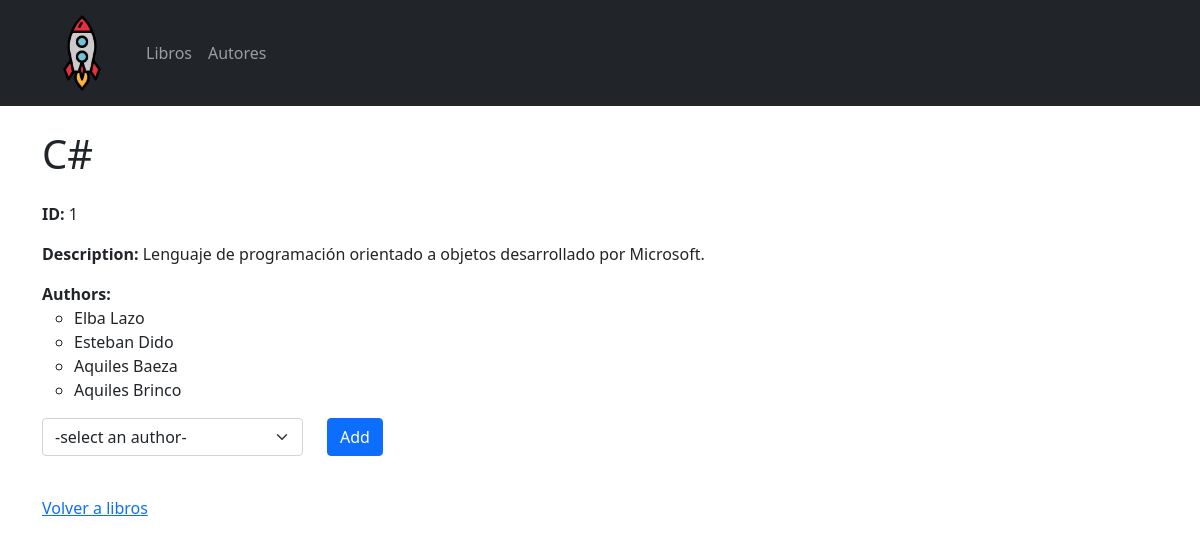
Screenshot of /books/1 with the database file from the repository.
### books_authors_app/models.py (models this page shows, shortened)
class Book(models.Model):
    title = models.CharField(max_length=255)
    desc = models.TextField()
    created_at = models.DateTimeField(auto_now_add=True)
    updated_at = models.DateTimeField(auto_now=True)

class Author(models.Model):
    first_name = models.CharField(max_length=45)
    last_name = models.CharField(max_length=45)
    notes = models.TextField(null=True, blank=True)
    books = models.ManyToManyField(Book, related_name="authors" )
    created_at = models.DateTimeField(auto_now_add=True)
    updated_at = models.DateTimeField(auto_now=True)

### books_authors_app/views.py (the view)
# urls.py: path('books/<book_id>', views.info_book, name='info_book'),
def info_book(request, book_id):
    book = Book.objects.get(id=book_id) # obtenemos el libro
    authors_books = book.authors.all() # los autores del libro
    no_authors_books = Author.objects.all().exclude(id__in=authors_books)
    context = {
        'book':book,
        'authors_books':authors_books,
        'no_authors_books':no_authors_books,
    }
    return render(request, "books_authors_app/info_book.html", context)

### books_authors_app/templates/books_authors_app/info_book.html (shortened to what this page needs)
{% extends "books_authors_app/base.html" %}
{% block content %}
<div class="container mt-4">
    <h1 class="title mb-4">{{book.title}}</h1>
    <ul class="list-unstyled">
        <li class="my-3 fw-bold">ID: <span class="fw-normal">{{book.id}}</span></li>
        <li class="my-3 fw-bold">Description: <span class="fw-normal">{{book.desc}}</span></li>
        <li class="my-3 fw-bold">Authors:
            <ul class="fw-normal">
                {% for author in authors_books %}
                    <li>{{author.first_name}} {{author.last_name}}</li>
                {% endfor %}
            </ul>
        </li>
    </ul>
    <div class="row g-3">
        <form action="/books/{{book.id}}/addauthor" method="POST">
            <div class="row">
                <div class="col-md-3 mb-3">
                    <select class="form-select" name="authors" id="authors">
                        <option select>-select an author-</option>
                    </select>
                </div>
                <div class="col-md-3 mb-3">
                    <input class="btn btn-primary" type="submit" value="Add">
                </div>
            </div>
        </form>
    </div>
    <div class="row mt-4">
        <a href="{% url 'home' %}">Volver a libros</a>
    </div>
</div>
{% endblock %}

### rows the page displays
Book: title "C#", id "1", desc "Lenguaje de programación orientado a objetos desarrollado por Microsoft."
Author: first_name "Elba", last_name "Lazo"
Author: first_name "Esteban", last_name "Dido"
Author: first_name "Aquiles", last_name "Baeza"
Author: first_name "Aquiles", last_name "Brinco"
